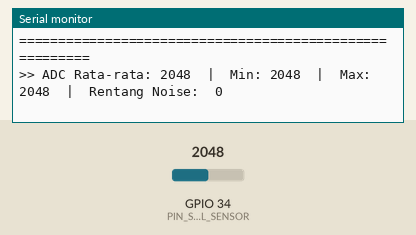
The sketch below on a simulated ESP32. Shown: the last lines printed to the serial monitor. The test bench sets the inputs (shaded band); at power-on: GPIO 34 (PIN_SOIL_SENSOR) = 2048 (analog values on the 0–4095 scale).

Above: at 2.2 s.
2.3 s: GPIO 34 (PIN_SOIL_SENSOR) set to 1060
At 3.3 s:
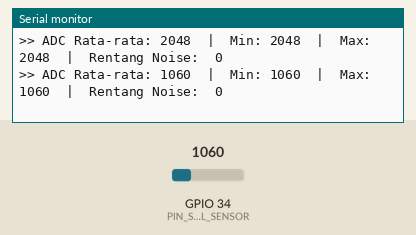
3.8 s: GPIO 34 (PIN_SOIL_SENSOR) set to 933
At 5.4 s:
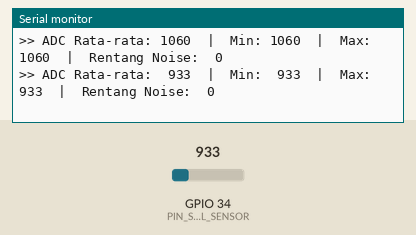

Measured:
- the behaviour switches between 1000 and 999 on GPIO 34 (PIN_SOIL_SENSOR) (found by bisection; images 1 and 2)
- after the input at 2.3 s, the serial monitor: prints a new line after 0.55 s (image 1)
- after the input at 3.8 s, the serial monitor: prints a new line after 0.45 s (image 2)

The sketch:

calibration_tool.ino
```cpp
/**
 * =========================================================================
 * ENZOPONIK - SOIL SENSOR ADC CALIBRATION TOOL
 * =========================================================================
 * Gunakan sketch ini untuk menemukan nilai kalibrasi ADC yang tepat:
 * 1. Angkat sensor di udara terbuka (Kering) -> Catat nilai ADC_DRY
 * 2. Celupkan sensor ke wadah air/larutan nutrisi (Basah) -> Catat nilai ADC_WET
 * 3. Masukkan kedua nilai tersebut ke file `config.h` di firmware utama!
 * =========================================================================
 */

#define PIN_SOIL_SENSOR 34

void setup() {
  Serial.begin(115200);
  delay(1000);

  pinMode(PIN_SOIL_SENSOR, INPUT);
  analogReadResolution(12);
  analogSetPinAttenuation(PIN_SOIL_SENSOR, ADC_11db);

  Serial.println("\n========================================================");
  Serial.println("     🌱 ENZOPONIK SENSOR CALIBRATION TOOL 🌱            ");
  Serial.println("========================================================");
  Serial.println("Langkah Kalibrasi:");
  Serial.println("1. Biarkan sensor kering di udara terbuka.");
  Serial.println("   Lihat nilai ADC rata-rata -> ini adalah ADC_DRY (sekitar 3000-3400).");
  Serial.println("2. Celupkan sensor ke air/larutan nutrisi hingga batas garis putih.");
  Serial.println("   Lihat nilai ADC rata-rata -> ini adalah ADC_WET (sekitar 1300-1600).");
  Serial.println("3. Salin kedua nilai tersebut ke firmware/esp32_enzoponik/config.h !");
  Serial.println("========================================================\n");
}

void loop() {
  const int SAMPLES = 20;
  long sum = 0;
  int minVal = 4096;
  int maxVal = 0;

  for (int i = 0; i < SAMPLES; i++) {
    int val = analogRead(PIN_SOIL_SENSOR);
    sum += val;
    if (val < minVal) minVal = val;
    if (val > maxVal) maxVal = val;
    delay(20);
  }

  int avgVal = (int)(sum / SAMPLES);

  Serial.printf(">> ADC Rata-rata: %4d  |  Min: %4d  |  Max: %4d  |  Rentang Noise: %2d\n",
                avgVal, minVal, maxVal, maxVal - minVal);

  delay(1000);
}
```
